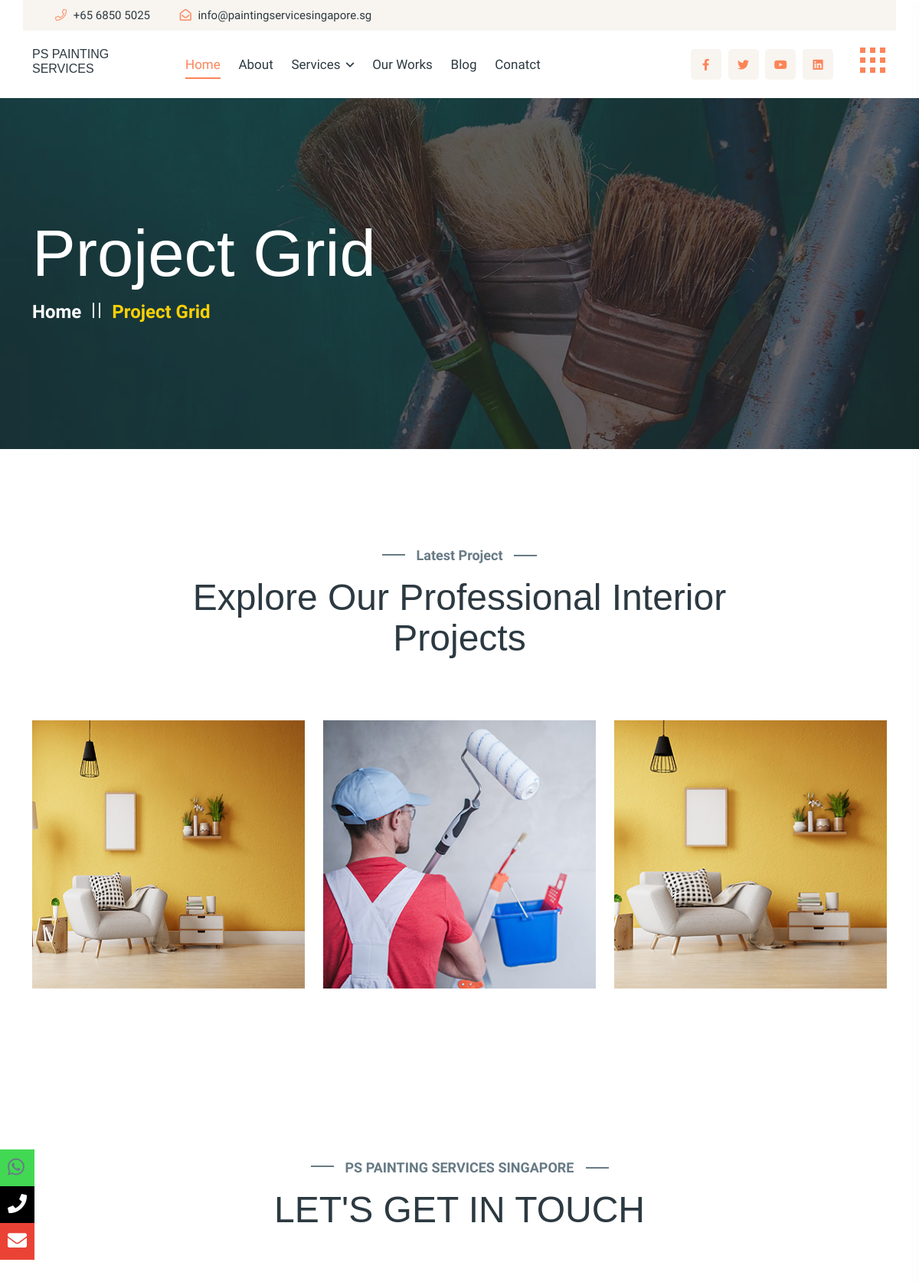
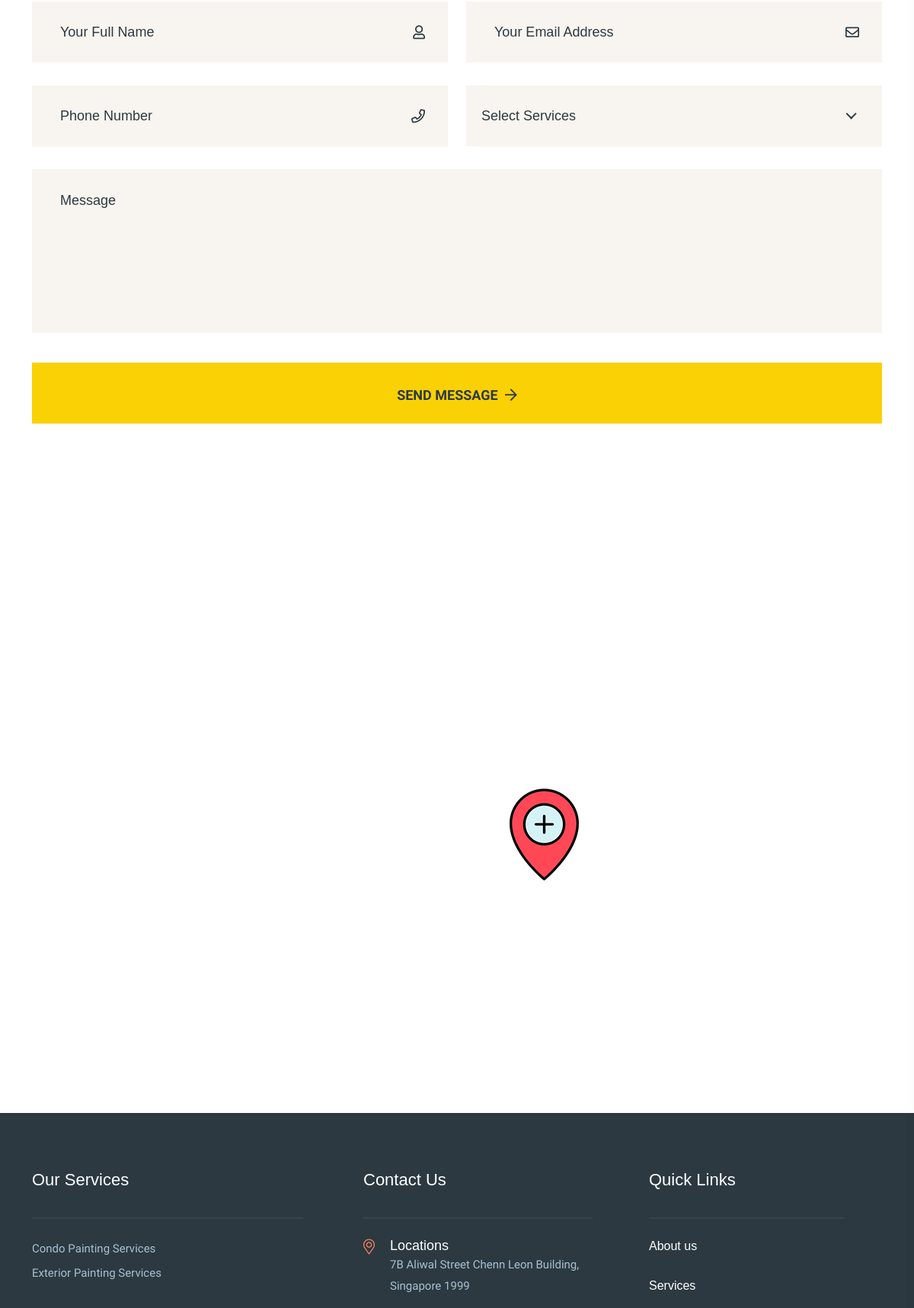
The app's page /our_works/ (upper part) with its own data (2 pictures, top to bottom).
### homeapp/models.py (models this page shows, shortened)
class Gallery(models.Model):
    image = models.ImageField(upload_to="gallery_images",null=True)
    name = models.CharField(max_length=255, null=True)

class Services(models.Model):
    name= models.CharField(max_length=255, null=True)
    short_description =models.TextField(null=True,blank=True)
    details = models.TextField(null=True,blank=True)
    thumnail_images =  models.ImageField(null=True,blank=True,upload_to="services_images")

### homeapp/views.py (the view, shortened to what this page needs)
# urls.py: path('our_works/', views.works,name="workpage"),
def works(request):
    galleries = Gallery.objects.all()
    return render(request,'homeapp/works.html',{'galleries':galleries})

### homeapp/context_processors.py (called while the page is built)
def get_services_to_context(request):
    all_services = Services.objects.all()
    return {
        'all_services': all_services
    }

### templates/homeapp/works.html (shortened to what this page needs)
{% extends 'base.html' %}
{% load static %}
{% block content %}
   <section class="page__title-area pt-160 pb-165 p-relative page__title-overlay" data-background="{% static 'img/page-title/page-title-1.jpg' %}">
    <div class="container">
       <div class="row">
          <div class="col-xxl-12">
             <div class="page__title-wrapper">
                <h3 class="page__title">Project Grid</h3>
                <nav aria-label="breadcrumb">
                   <ol class="breadcrumb">
                     <li class="breadcrumb-item"><a href="index.html">Home</a></li>
                     <li class="breadcrumb-item active" aria-current="page">Project Grid</li>
                   </ol>
                 </nav>
             </div>
          </div>
       </div>
    </div>
 </section>
 <section class="portfolio__area pt-125 pb-100">
    <div class="container">
       <div class="row">
          <div class="col-xxl-6 offset-xxl-3 col-xl-8 offset-xl-2 col-lg-8 offset-lg-2">
             <div class="section__title-wrapper mb-80 text-center">
                <span class="section__title-pre section__title-pre-3 center">Latest Project</span>
                <h2 class="section__title section__title-2">Explore Our Professional Interior Projects</h2>
             </div>
          </div>
       </div>
       <div class="row">
     {% for gallery in galleries %}
          <div class="col-xxl-4 col-xl-4 col-lg-4 col-md-6">
             <div class="portfolio__item-3 mb-30 p-relative fix">
                <div class="portfolio__thumb w-img">
                   <img style="height:350px;" src="{{gallery.image.url}}" alt="">
                </div>
             </div>
          </div>
          {% endfor %}
       </div>
    </div>
 </section>
 <section class="contact__area pt-90 pb-130">
   <div class="container">
      <div class="row">
         <div class="col-xxl-6 offset-xxl-3 col-xl-6 offset-xl-3 col-lg-8 offset-lg-2 col-md-10 offset-md-1">
            <div class="section__title-wrapper mb-70 text-center">
               <span class="section__title-pre section__title-pre-3 center">PS PAINTING SERVICES SINGAPORE</span>
               <h2 class="section__title section__title-2">LET'S GET IN TOUCH </h2>
            </div>
         </div>
      </div>
      <div class="row">
         <div class="col-xxl-12">
            <div class="contact__wrapper-4">
               <div class="contact__form-3 contact__form-4">
                     <form action="#" method="POST">
                              <div class="row">
                                 <div class="col-xxl-6 col-xl-6 col-lg-6 col-md-6">
                                    <div class="contact__input-3">
                                       <input required name="name" type="text" placeholder="Your Full Name">
                                       <i class="far fa-user"></i>
                                    </div>
                                 </div>
                                 <div class="col-xxl-6 col-xl-6 col-lg-6 col-md-6">
                                    <div class="contact__input-3">
                                       <input required name="email" type="email" placeholder="Your Email Address">
                                       <i class="far fa-envelope"></i>
                                    </div>
                                 </div>
                                 <div class="col-xxl-6 col-xl-6 col-lg-6 col-md-6">
                                    <div class="contact__input-3">
                                       <input required name="phone" type="tel" placeholder="Phone Number">
                                       <i class="far fa-phone"></i>
                                    </div>
                                 </div>
                                 <div class="col-xxl-6 col-xl-6 col-lg-6 col-md-6">
                                 </div>
                                 <div class="col-xxl-12 col-xl-12 col-lg-12 col-md-12">
                                    <div class="contact__input-3">
                                       <textarea required name="message" placeholder="Message"></textarea>
                                    </div>
                                 </div>
                                 <div class="col-xxl-12 col-xl-12 col-lg-12 col-md-12">
                                    <div class="contact__btn-3 contact__btn-4">
                                       <button type="submit" class="r-btn r-btn-yellow w-100">send message <i class="far fa-arrow-right"></i></button>
                                    </div>
                                 </div>
                              </div>
                           </form>
               </div>
            </div>
         </div>
      </div>
   </div>
</section>
<div class="contact__map">
   <div class="container p-0">
      <div class="row gx-0">
         <div class="col-xxl-12">
            <div class="contact__map-wrapper p-relative">
               <img class="map-pin" src="assets/img/contact/map-pin.png" alt="">
               <iframe src="https://www.google.com/maps/embed?pb=!1m14!1m8!1m3!1d7977.577175975589!2d103.861329!3d1.301765!3m2!1i1024!2i768!4f13.1!3m3!1m2!1s0x0%3A0x365ad5e4fd3cf54!2sPS%20Painting%20Service%20Singapore%20-%20Condo%2C%20HDB%2C%20House%20%26%20Room!5e0!3m2!1sen!2smy!4v1648537192620!5m2!1sen!2smy" width="600" height="450" style="border:0;" allowfullscreen="" loading="lazy"></iframe>
            </div>
         </div>
      </div>
   </div>
</div>
{% endblock %}

### templates/global/footer.html (shortened to what this page needs)
{% load static %}
{% block content %}
<footer>
    <div class="footer__area black-bg">
       <div class="footer__top pb-35">
         <div class="container">
           <div class="row">
              <div class="col-xxl-4 col-xl-4 col-lg-4 col-md-6 col-sm-6">
                 <div class="footer__widget mb-50">
                    <div class="footer__widget-top">
                       <h3 class="footer__widget-title">Our Services</h3>
                    </div>
                    <div class="footer__widget-content">
                       <div class="footer__link">
                          <ul>
                             {% for service in all_services %}
                             <li>
                                <a href="{% url 'homeapp:services_details' service.pk %}">{{service.name}}</a>
                             </li>
                             {% endfor %}
                          </ul>
                       </div>
                    </div>
                 </div>
              </div>
              <div class="col-xxl-4 col-xl-4 col-lg-4 col-md-6 col-sm-6">
                 <div class="footer__widget footer__pl-55 mb-50">
                    <div class="footer__widget-top">
                       <h3 class="footer__widget-title">Contact Us</h3>
                    </div>
                    <div class="footer__widget-content ">
                       <div class="footer__info">
                          <ul>
                             <li class="d-flex align-items-start">
                                <div class="footer__info-icon mr-20">
                                   <i class="fal fa-map-marker-alt"></i>
                                </div>
                                <div class="footer__info-text">
                                   <h4>Locations</h4>
                                   <a target="_blank" href="https://g.page/ps-painting-service-singapore?share"> 7B Aliwal Street Chenn Leon Building, Singapore 1999</a>
                                </div>
                             </li>
                          </ul>
                       </div>
                    </div>
                 </div>
              </div>
              <div class="col-xxl-4 col-xl-4 col-lg-4 col-md-6 col-sm-6">
                 <div class="footer__widget footer__pl-50 footer__pr-50 mb-50">
                    <div class="footer__widget-top">
                       <h3 class="footer__widget-title">Quick Links</h3>
                    </div>
                    <div class="footer__widget-content ">
                       <div class="footer__blog">
                          <ul>
                             <li>
                              <h3 class="footer__blog-sm-title">
                               <a href="{% url 'homeapp:aboutpage' %}">About us</a>
                               </h3>
                             </li>
                           <li>
                              <h3 class="footer__blog-sm-title">
                                 <a href="{% url 'homeapp:servicepage' %}">Services</a>
                              </h3>
                            </li>
                          </ul>
                       </div>
                    </div>
                 </div>
              </div>
           </div>
         </div>
       </div>
    </div>
  </footer>
{% endblock %}

### static/css/default.css (style rules this page uses)
.mb-30 { margin-bottom:30px }
.mb-50 { margin-bottom:50px }
.mb-70 { margin-bottom:70px }
.mb-80 { margin-bottom:80px }
.mr-20 { margin-right:20px }
.pt-90 { padding-top:90px }
.pt-125 { padding-top:125px }
.pt-160 { padding-top:160px }
.pb-35 { padding-bottom:35px }
.pb-100 { padding-bottom:100px }
.pb-130 { padding-bottom:130px }
.pb-165 { padding-bottom:165px }

### records on screen
Gallery: image (picture)
Gallery: image (picture)
Gallery: image (picture)
Services: name "Condo Painting Services"
Services: name "Exterior Painting Services"
